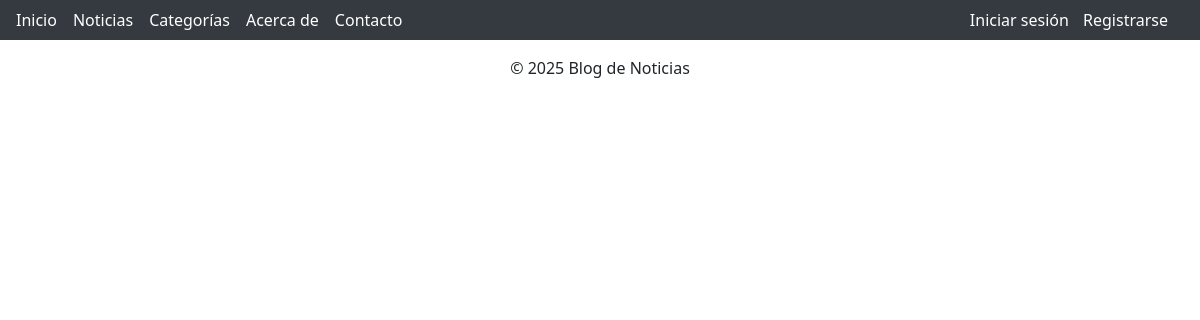
Before: /categorias/listar/ with the older database file.
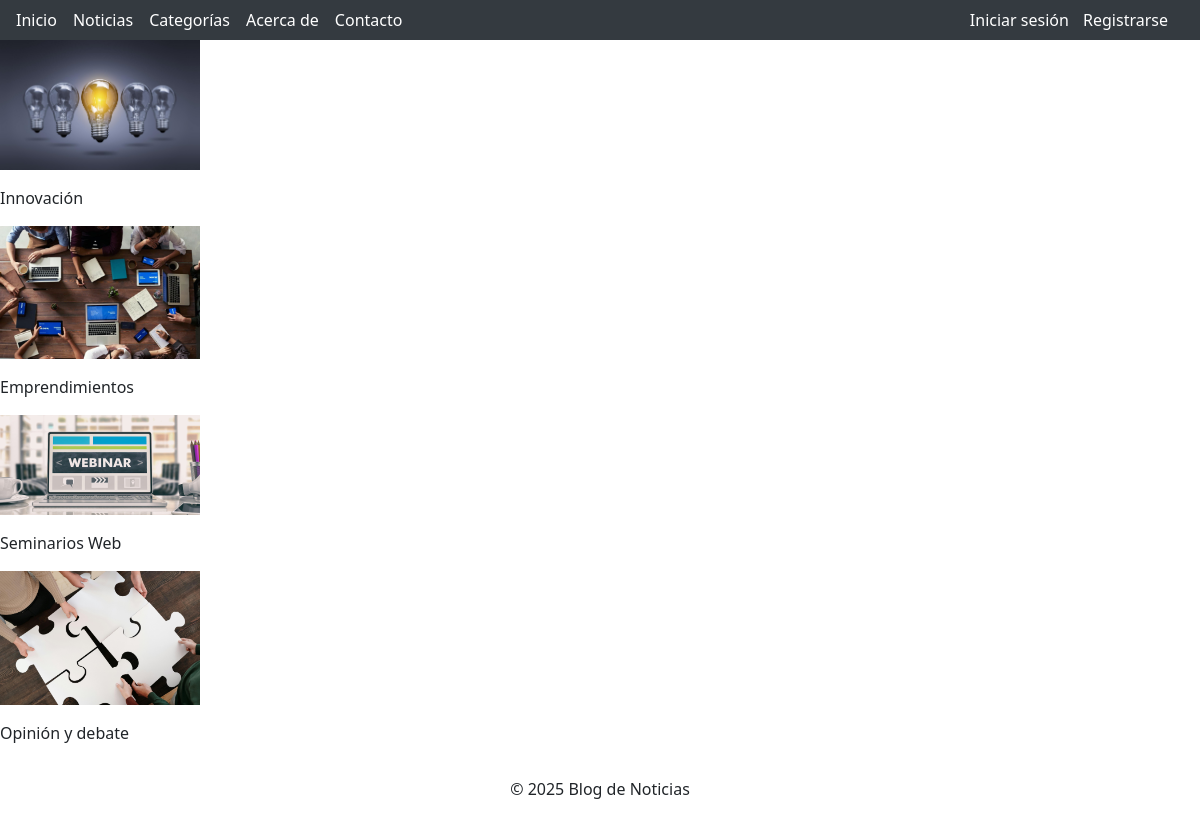
After: the same page with the newer database file.
### apps/categorias/models.py (models this page shows, shortened)
class Categoria(models.Model):
    nombre = models.CharField(max_length=30, unique=True)
    descripcion = models.CharField(max_length=300)
    imagen = models.ImageField(upload_to='categorias')

### apps/categorias/views.py (the view)
# urls.py: path('listar/', views.Listado_Categorias.as_view(), name = 'path_listado_categorias'),
class Listado_Categorias(ListView):
    model = Categoria
    template_name = 'categorias/lista_categorias.html'
    context_object_name = 'categorias'

### templates/categorias/lista_categorias.html (shortened to what this page needs)
{% extends 'base.html' %}
{% block content %}
{% for categoria in object_list %}
{% if categoria.imagen %}
        <p><a href="{% url 'noticias:path_filtrar_por_categoria_noticias' categoria.pk %}">
                <img src="{{ categoria.imagen.url }}" width="200">
            </a>
        </p>
    {% else %}
        <p>No hay imagen disponible</p>
    {% endif %}
    <p>{{ categoria.nombre }}</p>
{% endfor %}
{% endblock %}

### templates/base.html (shortened to what this page needs)
<!doctype html>
<html lang="es-ar">
<head>
    <link href="https://cdn.jsdelivr.net/npm/bootstrap@5.3.2/dist/css/bootstrap.min.css" rel="stylesheet" />
</head>
<body>
    <header>
        <nav>
            <ul>
                <li><a href="{% url 'path_home' %}">Inicio</a></li>
                <li><a href="{% url 'noticias:path_listado_noticias' %}">Noticias</a></li>
                <li><a href="{% url 'categorias:path_listado_categorias' %}">Categorías</a></li>
                <li><a href="{% url 'path_home' %}">Acerca de</a></li>
                <li><a href="{% url 'path_home' %}">Contacto</a></li>
                <li>
                    {% if user.is_authenticated %}
                        <div id="userMenu" onclick="toggleDropdown()">
                            {{ user.username }} ▼
                        </div>
                        <ul id="dropdownMenu">
                            <li><a href="{% url 'logout' %}">Cerrar sesión</a></li>
                        </ul>
                    {% else %}
                        <a href="{% url 'login' %}" style="margin-right: 10px;">Iniciar sesión</a>
                        <a href="{% url 'registro' %}">Registrarse</a>
                    {% endif %}
                </li>
            </ul>
        </nav>
    </header>
    <main>
        {% block content %}
        {% endblock %}
    </main>
    <footer class="text-center py-3">
        <p>&copy; 2025 Blog de Noticias</p>
    </footer>
</body>
</html>

### templates/base.html (style rules this page uses)
nav { display: flex; background-color: #343a40; padding: 0.5rem 1rem; align-items: center; }
nav ul { list-style: none; margin: 0; padding: 0; display: flex; flex-wrap: nowrap; align-items: center; width: 100%; }
nav ul li { margin-right: 1rem; }
nav ul li a, nav ul li div { color: white; text-decoration: none; font-weight: 500; }

Changed rows visible on the page:
added Categoria: imagen (picture), nombre "Innovación"
added Categoria: imagen (picture), nombre "Emprendimientos"
added Categoria: imagen (picture), nombre "Seminarios Web"
added Categoria: imagen (picture), nombre "Opinión y debate"
